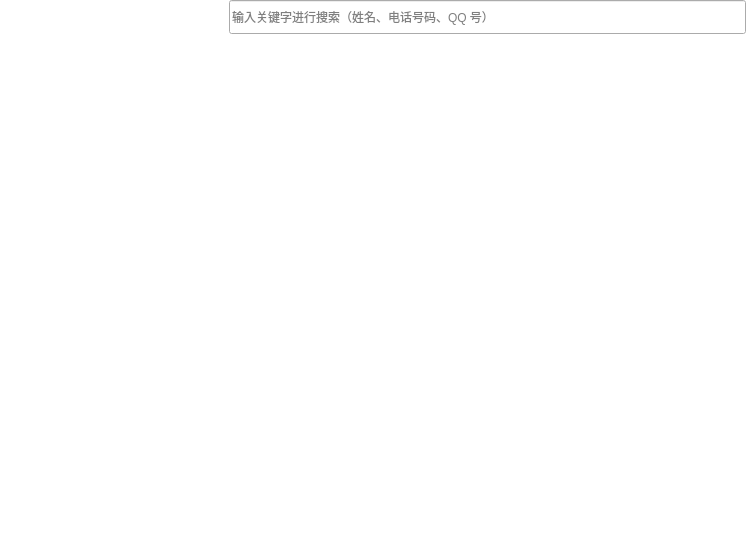
<?xml version="1.0" encoding="UTF-8"?>
<ui version="4.0">
 <class>AppDlg</class>
 <widget class="QFrame" name="AppDlg">
  <property name="geometry">
   <rect>
    <x>0</x>
    <y>0</y>
    <width>746</width>
    <height>544</height>
   </rect>
  </property>
  <property name="windowTitle">
   <string>AppDlg</string>
  </property>
  <property name="styleSheet">
   <string notr="true">QFrame{
	background-color: white;
}</string>
  </property>
  <layout class="QHBoxLayout" name="horizontalLayout_2">
   <property name="spacing">
    <number>0</number>
   </property>
   <property name="margin">
    <number>0</number>
   </property>
   <item>
    <widget class="NavView" name="lstNav">
     <property name="minimumSize">
      <size>
       <width>200</width>
       <height>180</height>
      </size>
     </property>
     <property name="maximumSize">
      <size>
       <width>200</width>
       <height>16777215</height>
      </size>
     </property>
     <property name="frameShape">
      <enum>QFrame::NoFrame</enum>
     </property>
    </widget>
   </item>
   <item>
    <layout class="QVBoxLayout" name="verticalLayout">
     <property name="spacing">
      <number>0</number>
     </property>
     <item>
      <widget class="QFrame" name="frame_header_bar">
       <property name="frameShape">
        <enum>QFrame::NoFrame</enum>
       </property>
       <property name="frameShadow">
        <enum>QFrame::Raised</enum>
       </property>
       <property name="lineWidth">
        <number>0</number>
       </property>
       <layout class="QHBoxLayout" name="horizontalLayout">
        <property name="spacing">
         <number>0</number>
        </property>
        <property name="leftMargin">
         <number>4</number>
        </property>
        <property name="topMargin">
         <number>0</number>
        </property>
        <property name="rightMargin">
         <number>0</number>
        </property>
        <property name="bottomMargin">
         <number>0</number>
        </property>
        <item>
         <widget class="QLabel" name="label">
          <property name="minimumSize">
           <size>
            <width>25</width>
            <height>24</height>
           </size>
          </property>
          <property name="text">
           <string/>
          </property>
          <property name="pixmap">
           <pixmap resource="m6000.qrc">:/Image/search.png</pixmap>
          </property>
         </widget>
        </item>
        <item>
         <widget class="QLineEdit" name="edtFilter">
          <property name="minimumSize">
           <size>
            <width>0</width>
            <height>34</height>
           </size>
          </property>
          <property name="maximumSize">
           <size>
            <width>16777</width>
            <height>35</height>
           </size>
          </property>
          <property name="placeholderText">
           <string>输入关键字进行搜索（姓名、电话号码、QQ 号） </string>
          </property>
         </widget>
        </item>
       </layout>
      </widget>
     </item>
     <item>
      <widget class="QStackedWidget" name="stkApp"/>
     </item>
    </layout>
   </item>
  </layout>
 </widget>
 <layoutdefault spacing="6" margin="11"/>
 <customwidgets>
  <customwidget>
   <class>NavView</class>
   <extends>QListView</extends>
   <header>navview.h</header>
  </customwidget>
 </customwidgets>
 <resources>
  <include location="m6000.qrc"/>
 </resources>
 <connections/>
</ui>
